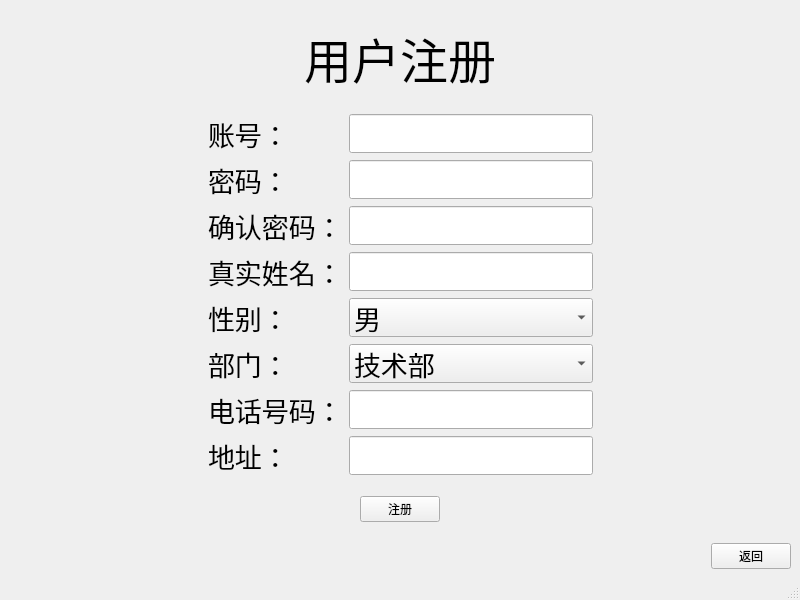
<?xml version="1.0" encoding="UTF-8"?>
<ui version="4.0">
 <class>MainWindow</class>
 <widget class="QMainWindow" name="MainWindow">
  <property name="geometry">
   <rect>
    <x>0</x>
    <y>0</y>
    <width>800</width>
    <height>600</height>
   </rect>
  </property>
  <property name="windowTitle">
   <string>Register</string>
  </property>
  <widget class="QWidget" name="centralwidget">
   <layout class="QVBoxLayout" name="verticalLayout_2">
    <item>
     <layout class="QVBoxLayout" name="verticalLayout">
      <item>
       <spacer name="verticalSpacer">
        <property name="orientation">
         <enum>Qt::Vertical</enum>
        </property>
        <property name="sizeHint" stdset="0">
         <size>
          <width>20</width>
          <height>40</height>
         </size>
        </property>
       </spacer>
      </item>
      <item>
       <layout class="QHBoxLayout" name="horizontalLayout_3">
        <item>
         <spacer name="horizontalSpacer">
          <property name="orientation">
           <enum>Qt::Horizontal</enum>
          </property>
          <property name="sizeHint" stdset="0">
           <size>
            <width>40</width>
            <height>20</height>
           </size>
          </property>
         </spacer>
        </item>
        <item>
         <widget class="QLabel" name="label">
          <property name="font">
           <font>
            <pointsize>36</pointsize>
           </font>
          </property>
          <property name="text">
           <string>用户注册</string>
          </property>
         </widget>
        </item>
        <item>
         <spacer name="horizontalSpacer_2">
          <property name="orientation">
           <enum>Qt::Horizontal</enum>
          </property>
          <property name="sizeHint" stdset="0">
           <size>
            <width>40</width>
            <height>20</height>
           </size>
          </property>
         </spacer>
        </item>
       </layout>
      </item>
      <item>
       <spacer name="verticalSpacer_3">
        <property name="orientation">
         <enum>Qt::Vertical</enum>
        </property>
        <property name="sizeHint" stdset="0">
         <size>
          <width>20</width>
          <height>40</height>
         </size>
        </property>
       </spacer>
      </item>
      <item>
       <layout class="QHBoxLayout" name="horizontalLayout_4">
        <item>
         <spacer name="horizontalSpacer_5">
          <property name="orientation">
           <enum>Qt::Horizontal</enum>
          </property>
          <property name="sizeHint" stdset="0">
           <size>
            <width>40</width>
            <height>20</height>
           </size>
          </property>
         </spacer>
        </item>
        <item>
         <layout class="QFormLayout" name="formLayout">
          <item row="0" column="0">
           <widget class="QLabel" name="label_2">
            <property name="font">
             <font>
              <pointsize>20</pointsize>
             </font>
            </property>
            <property name="text">
             <string>账号：</string>
            </property>
           </widget>
          </item>
          <item row="0" column="1">
           <widget class="QLineEdit" name="lineEdit_usrname">
            <property name="font">
             <font>
              <pointsize>20</pointsize>
             </font>
            </property>
           </widget>
          </item>
          <item row="1" column="0">
           <widget class="QLabel" name="label_3">
            <property name="font">
             <font>
              <pointsize>20</pointsize>
             </font>
            </property>
            <property name="text">
             <string>密码：</string>
            </property>
           </widget>
          </item>
          <item row="1" column="1">
           <widget class="QLineEdit" name="lineEdit_passwd">
            <property name="font">
             <font>
              <pointsize>20</pointsize>
             </font>
            </property>
           </widget>
          </item>
          <item row="2" column="0">
           <widget class="QLabel" name="label_4">
            <property name="font">
             <font>
              <pointsize>20</pointsize>
             </font>
            </property>
            <property name="text">
             <string>确认密码：</string>
            </property>
           </widget>
          </item>
          <item row="2" column="1">
           <widget class="QLineEdit" name="lineEdit_passwd_confirm">
            <property name="font">
             <font>
              <pointsize>20</pointsize>
             </font>
            </property>
           </widget>
          </item>
          <item row="3" column="0">
           <widget class="QLabel" name="label_5">
            <property name="font">
             <font>
              <pointsize>20</pointsize>
             </font>
            </property>
            <property name="text">
             <string>真实姓名：</string>
            </property>
           </widget>
          </item>
          <item row="3" column="1">
           <widget class="QLineEdit" name="lineEdit_name">
            <property name="font">
             <font>
              <pointsize>20</pointsize>
             </font>
            </property>
           </widget>
          </item>
          <item row="4" column="0">
           <widget class="QLabel" name="label_6">
            <property name="font">
             <font>
              <pointsize>20</pointsize>
             </font>
            </property>
            <property name="text">
             <string>性别：</string>
            </property>
           </widget>
          </item>
          <item row="4" column="1">
           <widget class="QComboBox" name="comboBox_sex">
            <property name="font">
             <font>
              <pointsize>20</pointsize>
             </font>
            </property>
            <item>
             <property name="text">
              <string>男</string>
             </property>
             <property name="icon">
              <iconset>
               <normalon>:/icon/nan.png</normalon>
              </iconset>
             </property>
            </item>
            <item>
             <property name="text">
              <string>女</string>
             </property>
             <property name="icon">
              <iconset>
               <normalon>:/icon/nv.png</normalon>
              </iconset>
             </property>
            </item>
           </widget>
          </item>
          <item row="6" column="0">
           <widget class="QLabel" name="label_7">
            <property name="font">
             <font>
              <pointsize>20</pointsize>
             </font>
            </property>
            <property name="text">
             <string>电话号码：</string>
            </property>
           </widget>
          </item>
          <item row="6" column="1">
           <widget class="QLineEdit" name="lineEdit_phone">
            <property name="font">
             <font>
              <pointsize>20</pointsize>
             </font>
            </property>
           </widget>
          </item>
          <item row="7" column="0">
           <widget class="QLabel" name="label_8">
            <property name="font">
             <font>
              <pointsize>20</pointsize>
             </font>
            </property>
            <property name="text">
             <string>地址：</string>
            </property>
           </widget>
          </item>
          <item row="7" column="1">
           <widget class="QLineEdit" name="lineEdit_address">
            <property name="font">
             <font>
              <pointsize>20</pointsize>
             </font>
            </property>
           </widget>
          </item>
          <item row="5" column="0">
           <widget class="QLabel" name="label_9">
            <property name="font">
             <font>
              <pointsize>20</pointsize>
             </font>
            </property>
            <property name="text">
             <string>部门：</string>
            </property>
           </widget>
          </item>
          <item row="5" column="1">
           <widget class="QComboBox" name="comboBox_dept">
            <property name="font">
             <font>
              <pointsize>20</pointsize>
             </font>
            </property>
            <item>
             <property name="text">
              <string>技术部</string>
             </property>
             <property name="icon">
              <iconset resource="../resource/resource.qrc">
               <normaloff>:/icon/jishu.png</normaloff>:/icon/jishu.png
              </iconset>
             </property>
            </item>
           </widget>
          </item>
         </layout>
        </item>
        <item>
         <spacer name="horizontalSpacer_6">
          <property name="orientation">
           <enum>Qt::Horizontal</enum>
          </property>
          <property name="sizeHint" stdset="0">
           <size>
            <width>40</width>
            <height>20</height>
           </size>
          </property>
         </spacer>
        </item>
       </layout>
      </item>
      <item>
       <spacer name="verticalSpacer_4">
        <property name="orientation">
         <enum>Qt::Vertical</enum>
        </property>
        <property name="sizeHint" stdset="0">
         <size>
          <width>20</width>
          <height>40</height>
         </size>
        </property>
       </spacer>
      </item>
      <item>
       <layout class="QHBoxLayout" name="horizontalLayout_6">
        <item>
         <spacer name="horizontalSpacer_3">
          <property name="orientation">
           <enum>Qt::Horizontal</enum>
          </property>
          <property name="sizeHint" stdset="0">
           <size>
            <width>40</width>
            <height>20</height>
           </size>
          </property>
         </spacer>
        </item>
        <item>
         <widget class="QPushButton" name="pushButton_register">
          <property name="font">
           <font>
            <pointsize>9</pointsize>
           </font>
          </property>
          <property name="text">
           <string>注册</string>
          </property>
          <property name="icon">
           <iconset>
            <normalon>:/icon/register.png</normalon>
           </iconset>
          </property>
         </widget>
        </item>
        <item>
         <spacer name="horizontalSpacer_4">
          <property name="orientation">
           <enum>Qt::Horizontal</enum>
          </property>
          <property name="sizeHint" stdset="0">
           <size>
            <width>40</width>
            <height>20</height>
           </size>
          </property>
         </spacer>
        </item>
       </layout>
      </item>
      <item>
       <spacer name="verticalSpacer_5">
        <property name="orientation">
         <enum>Qt::Vertical</enum>
        </property>
        <property name="sizeHint" stdset="0">
         <size>
          <width>20</width>
          <height>40</height>
         </size>
        </property>
       </spacer>
      </item>
      <item>
       <layout class="QHBoxLayout" name="horizontalLayout_7">
        <item>
         <spacer name="horizontalSpacer_7">
          <property name="orientation">
           <enum>Qt::Horizontal</enum>
          </property>
          <property name="sizeType">
           <enum>QSizePolicy::Expanding</enum>
          </property>
          <property name="sizeHint" stdset="0">
           <size>
            <width>40</width>
            <height>20</height>
           </size>
          </property>
         </spacer>
        </item>
        <item>
         <widget class="QPushButton" name="pushButton_back">
          <property name="text">
           <string>返回</string>
          </property>
          <property name="icon">
           <iconset>
            <normalon>:/icon/back.png</normalon>
           </iconset>
          </property>
         </widget>
        </item>
       </layout>
      </item>
     </layout>
    </item>
   </layout>
  </widget>
  <widget class="QMenuBar" name="menubar">
   <property name="geometry">
    <rect>
     <x>0</x>
     <y>0</y>
     <width>800</width>
     <height>22</height>
    </rect>
   </property>
  </widget>
  <widget class="QStatusBar" name="statusbar"/>
 </widget>
 <resources>
  <include location="../resource/resource.qrc"/>
 </resources>
 <connections/>
</ui>
